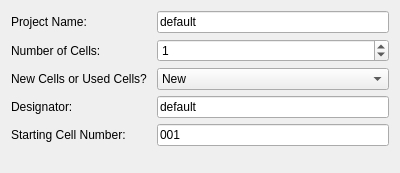
<?xml version="1.0" encoding="UTF-8"?>
<ui version="4.0">
 <class>wizardPageOne</class>
 <widget class="QWidget" name="wizardPageOne">
  <property name="geometry">
   <rect>
    <x>0</x>
    <y>0</y>
    <width>400</width>
    <height>173</height>
   </rect>
  </property>
  <property name="sizePolicy">
   <sizepolicy hsizetype="MinimumExpanding" vsizetype="MinimumExpanding">
    <horstretch>0</horstretch>
    <verstretch>0</verstretch>
   </sizepolicy>
  </property>
  <property name="windowTitle">
   <string>Form</string>
  </property>
  <layout class="QVBoxLayout" name="verticalLayout">
   <item>
    <layout class="QFormLayout" name="formLayout">
     <item row="3" column="1">
      <widget class="QLineEdit" name="name">
       <property name="text">
        <string>default</string>
       </property>
      </widget>
     </item>
     <item row="3" column="0">
      <widget class="QLabel" name="label_3">
       <property name="text">
        <string>Designator: </string>
       </property>
      </widget>
     </item>
     <item row="2" column="1">
      <widget class="QComboBox" name="comboBox">
       <item>
        <property name="text">
         <string>New</string>
        </property>
       </item>
       <item>
        <property name="text">
         <string>Used</string>
        </property>
       </item>
      </widget>
     </item>
     <item row="2" column="0">
      <widget class="QLabel" name="label_2">
       <property name="text">
        <string>New Cells or Used Cells? </string>
       </property>
      </widget>
     </item>
     <item row="1" column="1">
      <widget class="QSpinBox" name="numCells">
       <property name="maximum">
        <number>999999999</number>
       </property>
       <property name="value">
        <number>1</number>
       </property>
      </widget>
     </item>
     <item row="1" column="0">
      <widget class="QLabel" name="label">
       <property name="text">
        <string>Number of Cells: </string>
       </property>
      </widget>
     </item>
     <item row="4" column="0">
      <widget class="QLabel" name="label_5">
       <property name="text">
        <string>Starting Cell Number: </string>
       </property>
      </widget>
     </item>
     <item row="4" column="1">
      <widget class="QLineEdit" name="startingIndex">
       <property name="text">
        <string>001</string>
       </property>
       <property name="placeholderText">
        <string>001</string>
       </property>
      </widget>
     </item>
     <item row="0" column="0">
      <widget class="QLabel" name="label_6">
       <property name="text">
        <string>Project Name:</string>
       </property>
      </widget>
     </item>
     <item row="0" column="1">
      <widget class="QLineEdit" name="projectName">
       <property name="text">
        <string>default</string>
       </property>
      </widget>
     </item>
    </layout>
   </item>
  </layout>
 </widget>
 <tabstops>
  <tabstop>projectName</tabstop>
  <tabstop>numCells</tabstop>
  <tabstop>comboBox</tabstop>
  <tabstop>name</tabstop>
  <tabstop>startingIndex</tabstop>
 </tabstops>
 <resources/>
 <connections/>
</ui>
